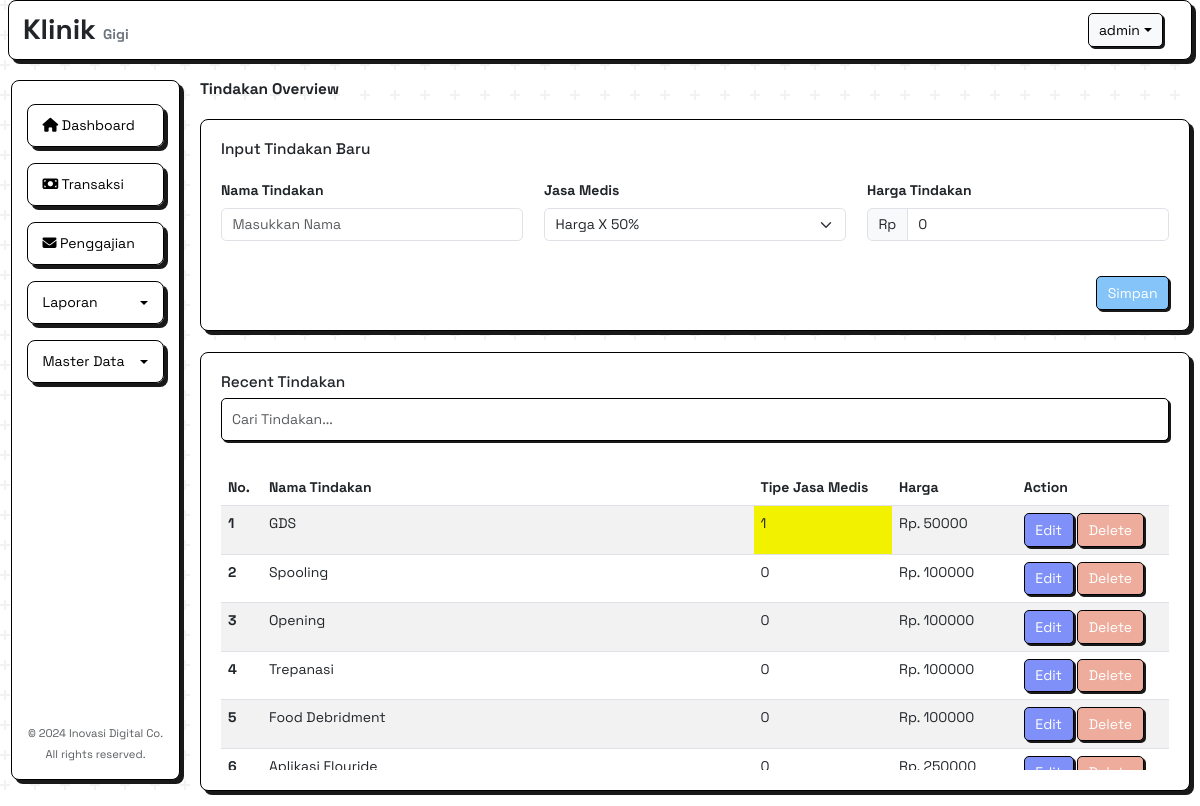
Screenshot of /asset/owner/master/index.php?page=Tindakan (signed in) with the database file from the repository.
### tables this page shows
CREATE TABLE `tindakan` (
  `id` int(11) NOT NULL,
  `nama_tindakan` varchar(225) NOT NULL,
  `jm` int(11) NOT NULL,
  `harga` varchar(255) NOT NULL
);

### asset/owner/master/view/Tindakan.php (the view, shortened to what this page needs)
<div class="col-md-10 main-content">
    <h5 class="mb-4 mt fw-bold">Tindakan Overview</h5>
    <div class="card mt-4">
        <div class="card-body">
            <h5 class="card-title mb-4">Input Tindakan Baru</h5>
            <form action="app/tindakan/input.php" method="post">
                <div class="row">
                    <div class="col-md-4 mb-3">
                        <label class="form-label fw-bold">Nama Tindakan</label>
                        <input
                            type="text"
                            class="form-control"
                            name="nama"
                            required
                            placeholder="Masukkan Nama" />
                    </div>
                    <div class="col-md-4 mb-3">
                        <label for="transactionDate" class="form-label fw-bold">Jasa Medis</label>
                        <select name="jasa_medis" id="jasa_medis" class="form-select">
                            <option value="0">Harga X 50%</option>
                        </select>
                    </div>
                    <div class="col-md-4 mb-3">
                        <label for="transactionDate" class="form-label fw-bold">Harga Tindakan</label>
                        <div class="input-group">
                            <span class="input-group-text">Rp</span>
                            <input
                                type="number"
                                class="form-control"
                                name="harga"
                                placeholder="Masukkan Harga Tindakan"
                                min="0"
                                value="0" />
                        </div>
                    </div>
                </div>
                <div class="d-flex justify-content-end">
                    <button type="submit" class="btn btn-submit mt-4" name="simpan">
                        Simpan
                    </button>
                </div>
            </form>
        </div>
    </div>
    <div class="card mt-4" id="recent-golongan">
        <div class="card-body">
            <h5 class="card-title">Recent Tindakan</h5>
            <div class="mb-3">
                <input
                    type="text"
                    id="searchKaryawan"
                    class="form-control"
                    placeholder="Cari Tindakan..." />
            </div>
            <div class="table-scroll">
                <table class="table table-striped" id="karyawanTable">
                    <thead>
                        <tr>
                            <th scope="col">No.</th>
                            <th scope="col">Nama Tindakan</th>
                            <th scope="col">Tipe Jasa Medis</th>
                            <th scope="col">Harga</th>
                            <th scope="col">Action</th>
                        </tr>
                    </thead>
                    <tbody>
                        <?php
                        $no = 1;
                        $query_tindakan = mysqli_query($conn, "SELECT * FROM tindakan ORDER BY id DESC");
                        while ($row_tindakan = mysqli_fetch_assoc($query_tindakan)) {
                        ?>
                            <tr>
                                <th scope="row"><?= $no++ ?></th>
                                <td><?= $row_tindakan['nama_tindakan'] ?></td>
                                <td
                                    <?php
                                    switch ($row_tindakan['jm']) {
                                        case 0:
                                            echo 'style="background-color: none;"';
                                            break;
                                        case 1:
                                            echo 'style="background-color: yellow;"';
                                            break;
                                        case 2:
                                            echo 'style="background-color: green;"';
                                            break;
                                        case 3:
                                            echo 'style="background-color: blue;"';
                                            break;
                                        case 4:
                                            echo 'style="background-color: gray;"';
                                            break;
                                    }
                                    ?>>
                                    <?= $row_tindakan['jm'] ?>
                                </td>
                                <td>Rp. <?= $row_tindakan['harga'] ?></td>
                                <td>
                                    <button class="btn btn-primary edit" data-bs-toggle="modal" data-bs-target="#editModal<?= $row_tindakan['id'] ?>">Edit</button>
                                    <a href="app/tindakan/delete.php?id=<?= $row_tindakan['id'] ?>" class="btn btn-danger delete" onclick="return confirm('Apakah Anda yakin ingin menghapus data ini?')">Delete</a>
                                </td>
                            </tr>
                        <?php
                        }
                        ?>
                    </tbody>
                </table>
            </div>
        </div>
    </div>
</div>

### asset/css/all.css (style rules this page uses)
* { transition: all 0.3s ease; font-family: "Space Grotesk", sans-serif; font-size: 14px; }
h5 { font-size: 1.1rem !important; }
:root { --bg-card-1: #ecd765; --bg-card-2: #7f91f9; --bg-card-3: #eec79c; --bg-card-4: #84c4f9; }
.card { border: 1px solid #000; box-shadow: 4px 4px 0 0 rgba(0, 0, 0, 0.9); border-radius: 8px; transition: transform 0.2s; }
.nav-link, .dropdown-item, a { color: #000; text-decoration: none; }
.main-content { margin-top: 70px; padding: 10px 10px 0 0; margin-left: 16.666%; }
.card-body { padding: 20px; display: flex; flex-direction: column; height: 100%; }
.main-content { transition: margin-left 0.3s ease; }
@media (min-width: 1200px) { .main-content { margin-left: 16.666%; } }
.card, .card__header { margin-bottom: 15px; }
.btn-primary { background-color: #7f91f9; border: 1px solid #000; box-shadow: 2px 2px 0 0 rgba(0, 0, 0, 0.9); border-radius: 5px; color: #fff; }
.btn-danger { background-color: #eeac9c; border: 1px solid #000; box-shadow: 2px 2px 0 0 rgba(0, 0, 0, 0.9); border-radius: 5px; color: #fff; }
.btn-submit { background-color: #84c4f9; border: 1px solid #000; box-shadow: 2px 2px 0 0 rgba(0, 0, 0, 0.9); border-radius: 5px; color: #fff; }
.table-scroll { max-height: 300px; overflow-y: scroll; display: block; }
#searchKaryawan { margin-bottom: 15px; border: 1px solid #000; box-shadow: 2px 2px 0 0 rgba(0, 0, 0, 0.9); border-radius: 5px; padding: 10px; }

### rows the page displays
tindakan: nama_tindakan "GDS", jm "1", harga "50000"
tindakan: nama_tindakan "Spooling", jm "0", harga "100000"
tindakan: nama_tindakan "Opening", jm "0", harga "100000"
tindakan: nama_tindakan "Trepanasi", jm "0", harga "100000"
tindakan: nama_tindakan "Food Debridment", jm "0", harga "100000"
tindakan: nama_tindakan "Aplikasi Flouride", jm "0", harga "250000"

### other values shown
$_SESSION['username'] "admin"
